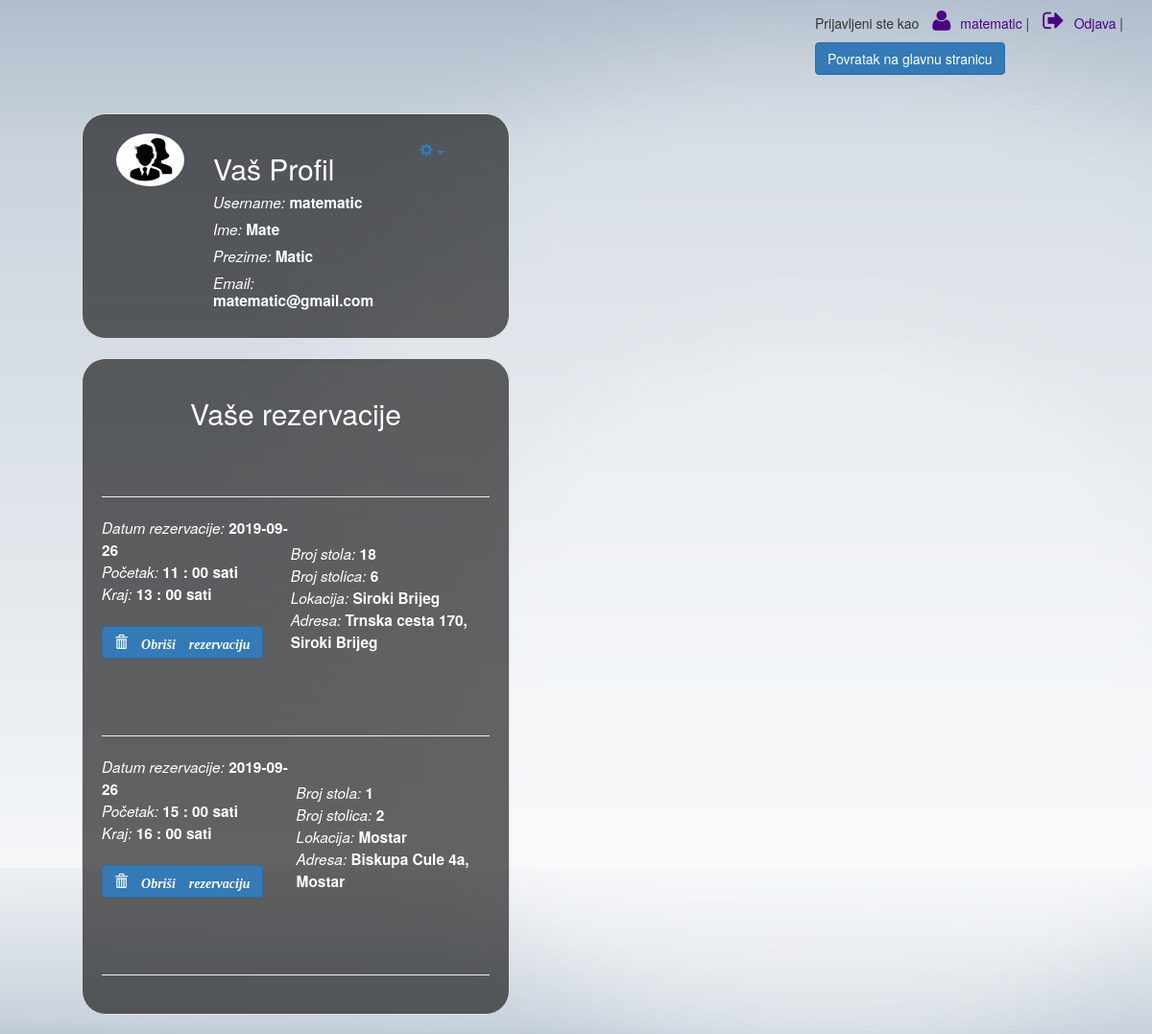
Screenshot of /profil/ (signed in) with the database file from the repository.
### rezervacije/models.py (models this page shows, shortened)
class Rezervacija(models.Model):
	korisnik			=	models.ForeignKey(User, on_delete=models.CASCADE)
	stol				=	models.ForeignKey(Stol, on_delete=models.CASCADE)
	datum_rezervacije	=	models.DateField(auto_now=False, auto_now_add=False, null=False, blank=False)
	pocetak_rezervacije	=	models.IntegerField()
	kraj_rezervacije	=	models.IntegerField()
	timestamp			=	models.DateTimeField(auto_now_add=True)
	class Meta:
		verbose_name_plural = "Rezervacije"

class Stol(models.Model):
	lokacija		=	models.ForeignKey(Lokacija, on_delete=models.CASCADE)
	broj_stola		=	models.IntegerField()
	broj_stolica	=	models.IntegerField()
	class Meta:
		verbose_name_plural = "Stolovi"

class Lokacija(models.Model):
	ime_grada			=	models.CharField(max_length=45)
	adresa_restorana	=	models.CharField(max_length=100)
	class Meta:
		verbose_name_plural = "Lokacije"

### profili/views.py (the view)
# urls.py: path('profil/', profil_view, name ='profil'),
@login_required
def profil_view(request):
	tittle = 'Profil'
	kor = request.user
	sve_rez = Rezervacija.objects.filter(korisnik__id = kor.id)
	danas2 = date.today()
	for jedna in sve_rez:
		if jedna.datum_rezervacije < danas2:
			jedna.delete()
	rez_kor1 = Rezervacija.objects.filter(korisnik = kor)
	rez_kor = rez_kor1.order_by('datum_rezervacije', 'pocetak_rezervacije')
	rez_br = rez_kor.count()
	context = {
	"tittle": tittle, "rez_kor": rez_kor,
	"rez_br": rez_br,
	}
	return render(request, 'profili/profil.html', context)

### profili/templates/profili/profil.html (shortened to what this page needs)
<!DOCTYPE html>
<html lang="hr">
<html>
<head>
	{% load static %}
	<link href="{% static 'css/bootstrap.min.css' %}" rel="stylesheet">
	<link href="{% static 'css/font-awesome.min.css' %}" rel="stylesheet">
	<link href="{% static 'css/animate.css' %}" rel="stylesheet">
</head>
<body>
<section id="logo-section">
	<div class="container" style="width: fixed;">
		<div class="row">
			<div class="col-md-6">
			</div>
			<div class="col-md-6">
				<div id="korisnik" class="pull-right">
					<span class="poruka">Prijavljeni ste kao</span> <a href="." style="color: #4B0082;"><i style="font-size:1.73em; padding: 10px; color: #4B0082;" class="fa fa-user" ></i>{{ request.user.username }}</a> | <a href="{% url 'odjava' %}" style="color: #4B0082;"><i style="font-size:1.73em; color: #4B0082; padding: 10px;" class="fa fa-sign-out" ></i>Odjava</a> | <br>
					<a class="btn btn-primary" href="{% url 'home' %}">Povratak na glavnu stranicu</a>
				</div>
			</div>
		</div>
	</div>
</section>
<br><br>
<div class="row" style="margin-left: 70px;">
	<div class="col-md-12">
		<div class="main container-fluid well col-lg-4" style="color: #bbb; background-color: rgba(0, 0, 0, 0.6); padding: 20px;">
			<div class="row-fluid" >
				<div class="col-lg-3">
					<img src="{% static 'slika_za_profila.png' %}" class="img-circle img-responsive">
				</div>
				<div class="col-lg-6">
					<h2 style="color:white;">Vaš {{ tittle }}</h2>
					<h5 id="bjela"><i>Username: </i><b>{{ request.user.username }}</b></h5>
					<h5 id="bjela"><i>Ime: </i><b>{{ request.user.first_name }}</b></h5>
					<h5 id="bjela"><i>Prezime: </i><b>{{ request.user.last_name }}</b></h5>
					<h5 id="bjela"><i>Email: </i><b>{{ request.user.email }}</b></h5>
				</div>
				<div class="col-lg-3">
					<div class="btn-group">
						<a class="btn dropdown-toggle" data-toggle="dropdown" href="#">
							<i class="glyphicon glyphicon-cog glyphicon-white"></i>
							<i class="caret"></i>
						</a>
					</div>
				</div>
			</div>
		</div>
	</div>
</div>
<div class="row" style="margin-left: 70px;">
	<div class="col-md-12">
		<div class="main container-fluid well col-lg-4" style="color: #bbb; background-color: rgba(0, 0, 0, 0.6); padding: 20px;">
			<div class="row-fluid">
				<h2 style="text-align:center; color:white;">Vaše rezervacije</h2>
				<br><br><hr style="color: white;">
				{% if rez_br < 1 %}
					<h4 style="color:white;">Nemate rezervacija!</h4>
				{% else %}
				{% for rez in rez_kor %}
					<table><tr>
						<td id="bjela"><i>Datum rezervacije: </i><b>{{ rez.datum_rezervacije }}</b><br>
							<i>Početak: </i><b>{{ rez.pocetak_rezervacije }} : 00 sati</b><br>
							<i>Kraj: </i><b>{{ rez.kraj_rezervacije }} : 00 sati</b><br><br>
							<a href="type="button" class="btn btn-primary" data-toggle="modal" data-target="#obrisiRezervaciju{{ forloop.counter }}Modal"><i style= "padding: 0px" class="glyphicon glyphicon-trash"><i><b> Obriši rezervaciju</b></i></a></td>
						<td id="bjela"><br><i>Broj stola: </i><b>{{ rez.stol.broj_stola }}</b><br>
							<i>Broj stolica: </i><b>{{ rez.stol.broj_stolica }}</b><br>
							<i>Lokacija: </i><b>{{ rez.stol.lokacija.ime_grada }}</b><br>
							<i>Adresa: </i><b>{{ rez.stol.lokacija.adresa_restorana }}</b></td>
						</tr>
					</table><br><br><br><hr style="color: white;">
				{% endfor %}
				{% endif %}
			</div>
		</div>
	</div>
</div>
</body>
</html>

### rows the page displays
Rezervacija: datum_rezervacije "2019-09-26", pocetak_rezervacije "11", kraj_rezervacije "13", stol.broj_stola "18", stol.broj_stolica "6", stol.lokacija.ime_grada "Siroki Brijeg", stol.lokacija.adresa_restorana "Trnska cesta 170, Siroki Brijeg"
Rezervacija: datum_rezervacije "2019-09-26", pocetak_rezervacije "15", kraj_rezervacije "16", stol.broj_stola "1", stol.broj_stolica "2", stol.lokacija.ime_grada "Mostar", stol.lokacija.adresa_restorana "Biskupa Cule 4a, Mostar"

### other values shown
{{ request.user.username }} "matematic"
{{ tittle }} "Profil"
{{ request.user.first_name }} "Mate"
{{ request.user.last_name }} "Matic"
{{ request.user.email }} "matematic@gmail.com"
